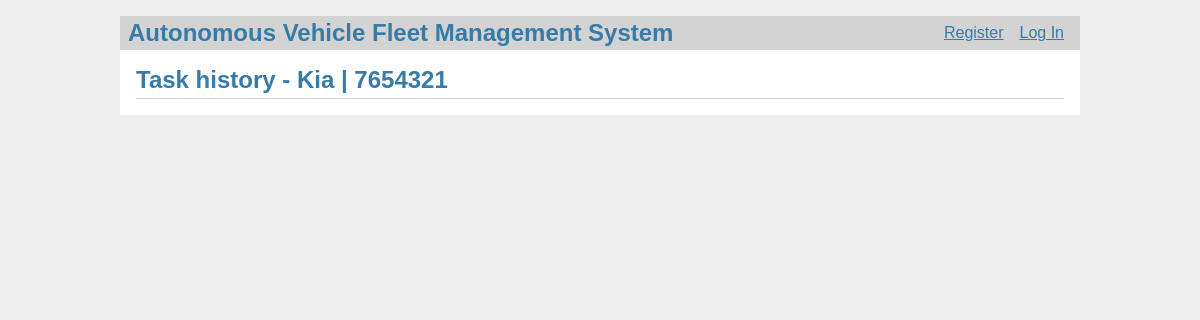
/vehicles/task_history?vid=2, run on an earlier commit of the app's database.
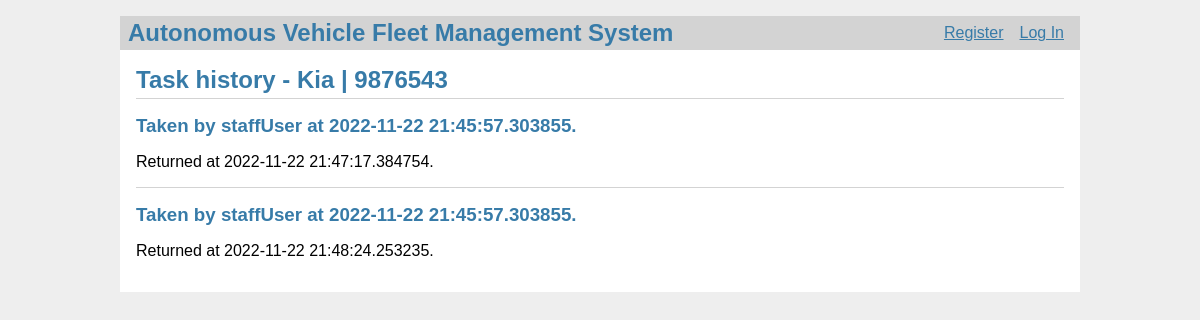
And on a later commit of the database.
### models.py (models this page shows, shortened)
class Vehicle(db.Model):
    id = db.Column(db.Integer, primary_key=True)
    manufacturer = db.Column(db.String(80), unique=False, nullable=False)
    license_plate_number = db.Column(
        db.String(80), unique=True, nullable=False)
    user_id = db.Column(db.Integer, nullable=True)
    available = db.Column(db.Boolean, unique=False,
                          nullable=False, default=True)

class VehicleTask(db.Model):
    id = db.Column(db.Integer, primary_key=True)
    vehicle_id = db.Column(db.Integer, nullable=False)
    user_id = db.Column(db.Integer, nullable=False)
    completed = db.Column(db.Boolean, unique=False,
                          nullable=False, default=False)
    start_time = db.Column(db.DateTime, nullable=False)
    end_time = db.Column(db.DateTime, nullable=True)

class User(db.Model):
    id = db.Column(db.Integer, primary_key=True)
    username = db.Column(db.String(80), unique=True, nullable=False)
    password = db.Column(db.String(80), unique=True, nullable=False)
    role = db.Column(db.String(80), unique=False, nullable=False)

### vehicles.py (the view)
@bp.route('/task_history', methods=('GET', 'POST'))
def task_history():
    vid = request.args.get('vid')
    vehicle = Vehicle.query.filter_by(id=vid).first()
    tasks = VehicleTask.query.filter_by(vehicle_id=vid).all()
    users = {
        user.id: user for user in
        User.query.filter(User.id.in_(
            [task.user_id for task in tasks]
        )).all()
    }
    return render_template('vehicles/task_history.html', vehicle=vehicle, tasks=tasks, users=users)

### auth.py (called while the page is built)
@bp.before_app_request
def load_logged_in_user():
    user_id = session.get('user_id')
    if user_id is None:
        g.user = None
    else:
        g.user = User.query.filter_by(id=user_id).first()

### templates/vehicles/task_history.html (shortened to what this page needs)
{% extends 'base.html' %}
{% block header %}
<h1>Task history - {% block title %}{{ vehicle.manufacturer }} | {{ vehicle.license_plate_number }}{% endblock %}</h1>
{% endblock %}
{% block content %}
{% for t in tasks %}
<article class="task">
    <header>
        <div>
            <h1>Taken by {{ users[t.user_id].username }} at {{ t.start_time }}.</h1>
            {% if t.end_time %}
            <p>Returned at {{ t.end_time }}.</p>
            {% else %}
            <p>Not yet returned.</p>
            {% endif %}
        </div>
    </header>
</article>
{% if not loop.last %}
<hr>
{% endif %}
{% endfor %}
{% endblock %}

### templates/base.html (shortened to what this page needs)
<!doctype html>
<link rel="stylesheet" href="{{ url_for('static', filename='style.css') }}">
<nav>
    <h1>Autonomous Vehicle Fleet Management System</h1>
    <ul>
        {% if g.user %}
        <li><span>{{ g.user['username'] }}</span>
        <li><a href="{{ url_for('auth.logout') }}">Log Out</a>
            {% else %}
        <li><a href="{{ url_for('auth.register') }}">Register</a>
        <li><a href="{{ url_for('auth.login') }}">Log In</a>
            {% endif %}
    </ul>
</nav>
<section class="content">
    <header>
        {% block header %}{% endblock %}
    </header>
    {% block content %}{% endblock %}
</section>

### static/style.css (style rules this page uses)
h1 { font-family: sans-serif; color: #377ba8; margin: 1rem 0; }
a { color: #377ba8; }
hr { border: none; border-top: 1px solid lightgray; }
nav { background: lightgray; display: flex; align-items: center; padding: 0 0.5rem; }
nav h1 { flex: auto; margin: 0; }
nav ul { display: flex; list-style: none; margin: 0; padding: 0; }
nav ul li a, nav ul li span, header .action { display: block; padding: 0.5rem; }
.content { padding: 0 1rem 1rem; }
.content>header { border-bottom: 1px solid lightgray; display: flex; align-items: flex-end; }
.content>header h1 { flex: auto; margin: 1rem 0 0.25rem 0; }
.content:last-child { margin-bottom: 0; }

What changed in the data, as far as the page shows it:
changed Vehicle "Kia": license_plate_number "7654321" → "9876543"
added VehicleTask: start_time "2022-11-22 21:45:57.303855", end_time "2022-11-22 21:47:17.384754"
now on this page (row edited): User: username "staffUser"
added VehicleTask: start_time "2022-11-22 21:45:57.303855", end_time "2022-11-22 21:48:24.253235"
